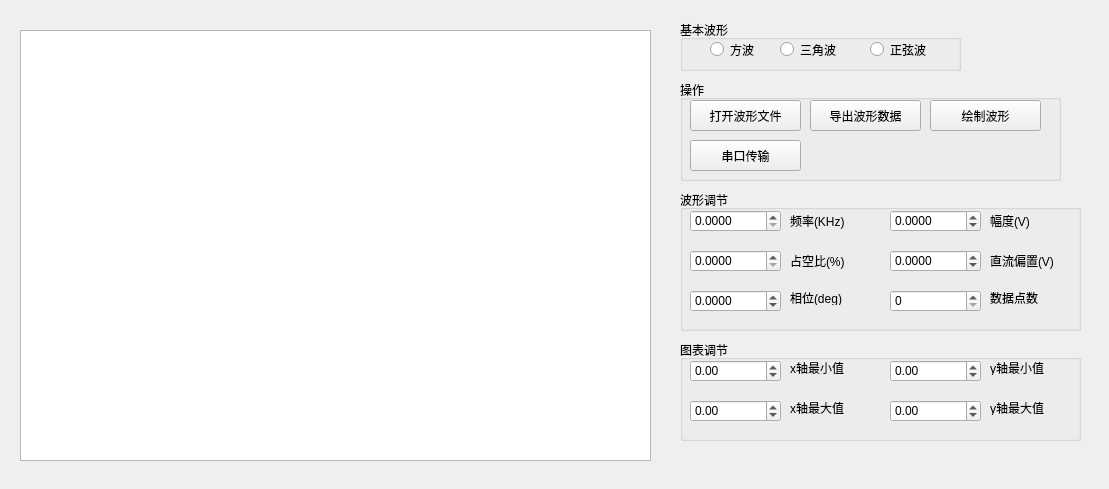
<?xml version="1.0" encoding="UTF-8"?>
<ui version="4.0">
 <class>Widget</class>
 <widget class="QWidget" name="Widget">
  <property name="geometry">
   <rect>
    <x>0</x>
    <y>0</y>
    <width>1109</width>
    <height>489</height>
   </rect>
  </property>
  <property name="windowTitle">
   <string>波形发生器</string>
  </property>
  <widget class="QGroupBox" name="groupBoxWave">
   <property name="geometry">
    <rect>
     <x>680</x>
     <y>20</y>
     <width>281</width>
     <height>51</height>
    </rect>
   </property>
   <property name="title">
    <string>基本波形</string>
   </property>
   <widget class="QRadioButton" name="radioButtonTriang">
    <property name="geometry">
     <rect>
      <x>100</x>
      <y>20</y>
      <width>71</width>
      <height>19</height>
     </rect>
    </property>
    <property name="text">
     <string>三角波</string>
    </property>
   </widget>
   <widget class="QRadioButton" name="radioButtonRect">
    <property name="geometry">
     <rect>
      <x>30</x>
      <y>20</y>
      <width>61</width>
      <height>19</height>
     </rect>
    </property>
    <property name="text">
     <string>方波</string>
    </property>
   </widget>
   <widget class="QRadioButton" name="radioButtonSin">
    <property name="geometry">
     <rect>
      <x>190</x>
      <y>20</y>
      <width>81</width>
      <height>19</height>
     </rect>
    </property>
    <property name="text">
     <string>正弦波</string>
    </property>
   </widget>
  </widget>
  <widget class="QGroupBox" name="groupBoxPara">
   <property name="geometry">
    <rect>
     <x>680</x>
     <y>190</y>
     <width>401</width>
     <height>141</height>
    </rect>
   </property>
   <property name="title">
    <string>波形调节</string>
   </property>
   <widget class="QLabel" name="label_3">
    <property name="geometry">
     <rect>
      <x>110</x>
      <y>60</y>
      <width>81</width>
      <height>21</height>
     </rect>
    </property>
    <property name="text">
     <string>占空比(%)</string>
    </property>
   </widget>
   <widget class="QDoubleSpinBox" name="doubleSpinBoxEmpty">
    <property name="geometry">
     <rect>
      <x>10</x>
      <y>60</y>
      <width>91</width>
      <height>22</height>
     </rect>
    </property>
    <property name="decimals">
     <number>4</number>
    </property>
    <property name="singleStep">
     <double>0.100000000000000</double>
    </property>
   </widget>
   <widget class="QDoubleSpinBox" name="doubleSpinBoxAmp">
    <property name="geometry">
     <rect>
      <x>210</x>
      <y>20</y>
      <width>91</width>
      <height>22</height>
     </rect>
    </property>
    <property name="decimals">
     <number>4</number>
    </property>
    <property name="minimum">
     <double>-99.989999999999995</double>
    </property>
    <property name="singleStep">
     <double>0.100000000000000</double>
    </property>
   </widget>
   <widget class="QDoubleSpinBox" name="doubleSpinBoxFreq">
    <property name="geometry">
     <rect>
      <x>10</x>
      <y>20</y>
      <width>91</width>
      <height>22</height>
     </rect>
    </property>
    <property name="decimals">
     <number>4</number>
    </property>
    <property name="singleStep">
     <double>0.100000000000000</double>
    </property>
   </widget>
   <widget class="QLabel" name="label">
    <property name="geometry">
     <rect>
      <x>110</x>
      <y>20</y>
      <width>71</width>
      <height>21</height>
     </rect>
    </property>
    <property name="text">
     <string>频率(KHz)</string>
    </property>
   </widget>
   <widget class="QLabel" name="label_2">
    <property name="geometry">
     <rect>
      <x>310</x>
      <y>20</y>
      <width>51</width>
      <height>21</height>
     </rect>
    </property>
    <property name="text">
     <string>幅度(V)</string>
    </property>
   </widget>
   <widget class="QDoubleSpinBox" name="doubleSpinBoxOffset">
    <property name="geometry">
     <rect>
      <x>210</x>
      <y>60</y>
      <width>91</width>
      <height>22</height>
     </rect>
    </property>
    <property name="decimals">
     <number>4</number>
    </property>
    <property name="minimum">
     <double>-99.989999999999995</double>
    </property>
    <property name="singleStep">
     <double>0.100000000000000</double>
    </property>
   </widget>
   <widget class="QLabel" name="label_4">
    <property name="geometry">
     <rect>
      <x>310</x>
      <y>60</y>
      <width>81</width>
      <height>21</height>
     </rect>
    </property>
    <property name="text">
     <string>直流偏置(V)</string>
    </property>
   </widget>
   <widget class="QDoubleSpinBox" name="doubleSpinBoxPhase">
    <property name="geometry">
     <rect>
      <x>10</x>
      <y>100</y>
      <width>91</width>
      <height>22</height>
     </rect>
    </property>
    <property name="decimals">
     <number>4</number>
    </property>
    <property name="minimum">
     <double>-180.000000000000000</double>
    </property>
    <property name="maximum">
     <double>180.000000000000000</double>
    </property>
    <property name="singleStep">
     <double>0.100000000000000</double>
    </property>
   </widget>
   <widget class="QLabel" name="label_5">
    <property name="geometry">
     <rect>
      <x>110</x>
      <y>100</y>
      <width>68</width>
      <height>15</height>
     </rect>
    </property>
    <property name="text">
     <string>相位(deg)</string>
    </property>
   </widget>
   <widget class="QSpinBox" name="spinBoxNum">
    <property name="geometry">
     <rect>
      <x>210</x>
      <y>100</y>
      <width>91</width>
      <height>22</height>
     </rect>
    </property>
    <property name="maximum">
     <number>65536</number>
    </property>
   </widget>
   <widget class="QLabel" name="label_10">
    <property name="geometry">
     <rect>
      <x>310</x>
      <y>100</y>
      <width>68</width>
      <height>15</height>
     </rect>
    </property>
    <property name="text">
     <string>数据点数</string>
    </property>
   </widget>
  </widget>
  <widget class="QGroupBox" name="groupBoxOperate">
   <property name="geometry">
    <rect>
     <x>680</x>
     <y>80</y>
     <width>381</width>
     <height>101</height>
    </rect>
   </property>
   <property name="title">
    <string>操作</string>
   </property>
   <widget class="QPushButton" name="pushButtonOpen">
    <property name="geometry">
     <rect>
      <x>10</x>
      <y>20</y>
      <width>111</width>
      <height>31</height>
     </rect>
    </property>
    <property name="text">
     <string>打开波形文件</string>
    </property>
   </widget>
   <widget class="QPushButton" name="pushButtonSave">
    <property name="geometry">
     <rect>
      <x>130</x>
      <y>20</y>
      <width>111</width>
      <height>31</height>
     </rect>
    </property>
    <property name="text">
     <string>导出波形数据</string>
    </property>
   </widget>
   <widget class="QPushButton" name="pushButtonDraw">
    <property name="geometry">
     <rect>
      <x>250</x>
      <y>20</y>
      <width>111</width>
      <height>31</height>
     </rect>
    </property>
    <property name="text">
     <string>绘制波形</string>
    </property>
   </widget>
   <widget class="QPushButton" name="pushButtonSerial">
    <property name="geometry">
     <rect>
      <x>10</x>
      <y>60</y>
      <width>111</width>
      <height>31</height>
     </rect>
    </property>
    <property name="text">
     <string>串口传输</string>
    </property>
   </widget>
  </widget>
  <widget class="QCustomPlot" name="chartView">
   <property name="geometry">
    <rect>
     <x>20</x>
     <y>30</y>
     <width>631</width>
     <height>431</height>
    </rect>
   </property>
  </widget>
  <widget class="QGroupBox" name="groupBoxChart">
   <property name="geometry">
    <rect>
     <x>680</x>
     <y>340</y>
     <width>401</width>
     <height>101</height>
    </rect>
   </property>
   <property name="title">
    <string>图表调节</string>
   </property>
   <widget class="QLabel" name="label_9">
    <property name="geometry">
     <rect>
      <x>310</x>
      <y>60</y>
      <width>68</width>
      <height>15</height>
     </rect>
    </property>
    <property name="text">
     <string>y轴最大值</string>
    </property>
   </widget>
   <widget class="QLabel" name="label_6">
    <property name="geometry">
     <rect>
      <x>110</x>
      <y>20</y>
      <width>68</width>
      <height>15</height>
     </rect>
    </property>
    <property name="text">
     <string>x轴最小值</string>
    </property>
   </widget>
   <widget class="QDoubleSpinBox" name="doubleSpinBoxMinX">
    <property name="geometry">
     <rect>
      <x>10</x>
      <y>20</y>
      <width>91</width>
      <height>22</height>
     </rect>
    </property>
    <property name="minimum">
     <double>-99.989999999999995</double>
    </property>
    <property name="singleStep">
     <double>0.100000000000000</double>
    </property>
   </widget>
   <widget class="QLabel" name="label_7">
    <property name="geometry">
     <rect>
      <x>110</x>
      <y>60</y>
      <width>68</width>
      <height>15</height>
     </rect>
    </property>
    <property name="text">
     <string>x轴最大值</string>
    </property>
   </widget>
   <widget class="QLabel" name="label_8">
    <property name="geometry">
     <rect>
      <x>310</x>
      <y>20</y>
      <width>68</width>
      <height>15</height>
     </rect>
    </property>
    <property name="text">
     <string>y轴最小值</string>
    </property>
   </widget>
   <widget class="QDoubleSpinBox" name="doubleSpinBoxMaxX">
    <property name="geometry">
     <rect>
      <x>10</x>
      <y>60</y>
      <width>91</width>
      <height>22</height>
     </rect>
    </property>
    <property name="minimum">
     <double>-99.989999999999995</double>
    </property>
    <property name="singleStep">
     <double>0.100000000000000</double>
    </property>
   </widget>
   <widget class="QDoubleSpinBox" name="doubleSpinBoxMaxY">
    <property name="geometry">
     <rect>
      <x>210</x>
      <y>60</y>
      <width>91</width>
      <height>22</height>
     </rect>
    </property>
    <property name="minimum">
     <double>-99.989999999999995</double>
    </property>
    <property name="singleStep">
     <double>0.100000000000000</double>
    </property>
   </widget>
   <widget class="QDoubleSpinBox" name="doubleSpinBoxMinY">
    <property name="geometry">
     <rect>
      <x>210</x>
      <y>20</y>
      <width>91</width>
      <height>22</height>
     </rect>
    </property>
    <property name="minimum">
     <double>-99.989999999999995</double>
    </property>
    <property name="singleStep">
     <double>0.100000000000000</double>
    </property>
   </widget>
  </widget>
 </widget>
 <customwidgets>
  <customwidget>
   <class>QCustomPlot</class>
   <extends>QGraphicsView</extends>
   <header>qcustomplot.h</header>
  </customwidget>
 </customwidgets>
 <resources/>
 <connections/>
</ui>
